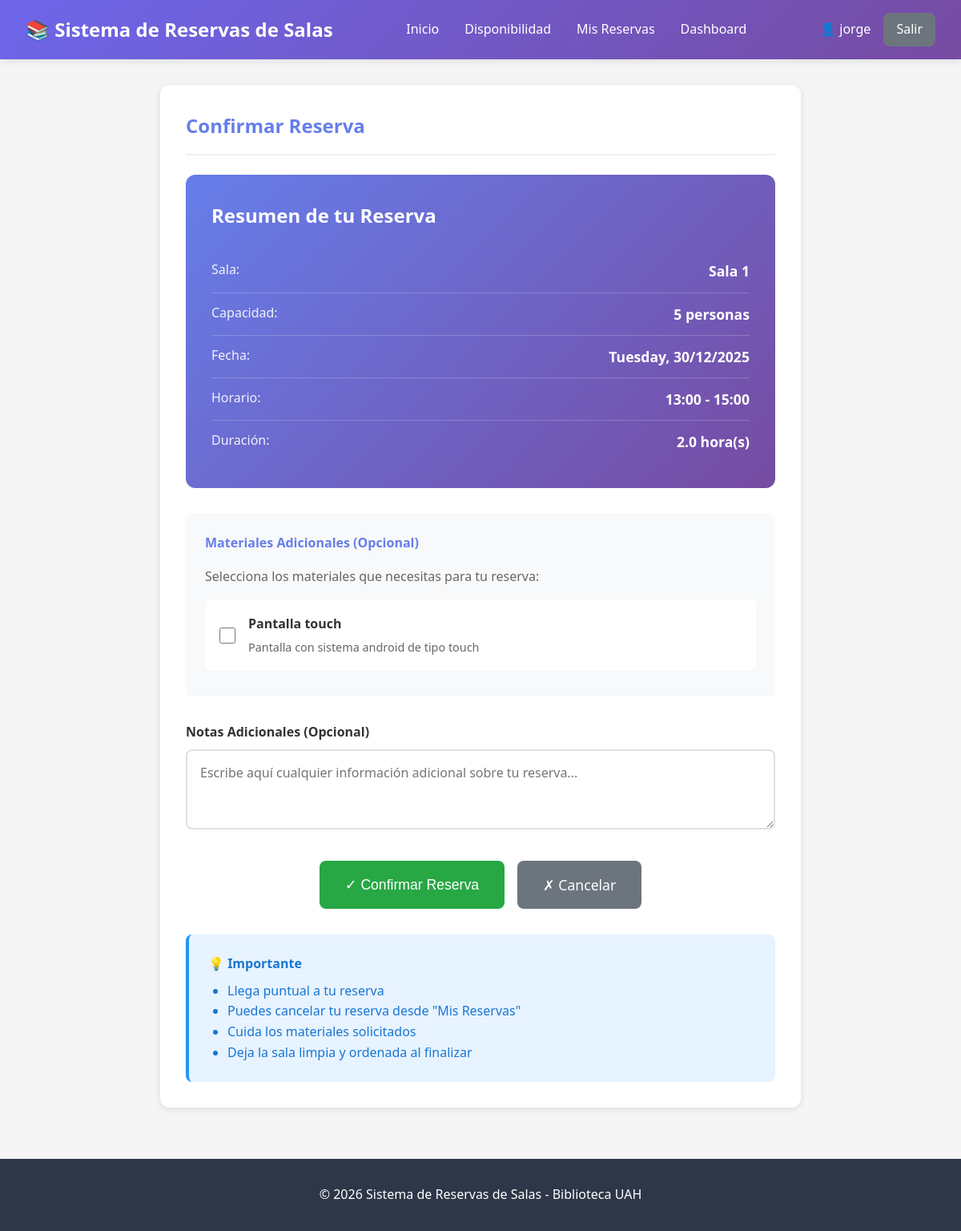
The page /reservas/reservar/1/77/2025-12-30/ (signed in) on the database its author committed.
### reservas/models.py (models this page shows, shortened)
class Room(models.Model):
    name = models.CharField(max_length=100, verbose_name="Nombre de la sala")
    capacity = models.PositiveIntegerField(verbose_name="Capacidad (personas)")
    location = models.CharField(max_length=200, verbose_name="Ubicación")
    available_materials = models.ManyToManyField(
        Material,
        blank=True,
        verbose_name="Materiales disponibles",
        related_name="rooms"
    )
    is_public = models.BooleanField(
        default=True,
        verbose_name="Sala pública",
        help_text="Si está desmarcado, solo el admin puede reservar esta sala"
    )
    is_active = models.BooleanField(default=True, verbose_name="Activa")
    created_at = models.DateTimeField(auto_now_add=True)
    updated_at = models.DateTimeField(auto_now=True)
    class Meta:
        verbose_name = "Sala"
        verbose_name_plural = "Salas"
        ordering = ['name']

class TimeBlock(models.Model):
    DAYS_OF_WEEK = [
        ('monday', 'Lunes'),
        ('tuesday', 'Martes'),
        ('wednesday', 'Miércoles'),
        ('thursday', 'Jueves'),
        ('friday', 'Viernes'),
        ('saturday', 'Sábado'),
        ('sunday', 'Domingo'),
    ]
    name = models.CharField(
        max_length=50,
        verbose_name="Nombre del bloque",
        help_text="Ej: Bloque 1, Bloque Mañana, Sábado Tarde"
    )
    day_of_week = models.CharField(
        max_length=10,
        choices=DAYS_OF_WEEK,
        verbose_name="Día de la semana",
        help_text="Día al que aplica este bloque horario"
    )
    start_time = models.TimeField(verbose_name="Hora inicio")
    end_time = models.TimeField(verbose_name="Hora fin")
    is_active = models.BooleanField(default=True, verbose_name="Activo")
    created_at = models.DateTimeField(auto_now_add=True)
    updated_at = models.DateTimeField(auto_now=True)
    class Meta:
        verbose_name = "Bloque Horario"
        verbose_name_plural = "Bloques Horarios"
        ordering = ['day_of_week', 'start_time']
        unique_together = ['day_of_week', 'start_time', 'end_time']
    def duration_hours(self):
        from datetime import datetime
        start = datetime.combine(datetime.today(), self.start_time)
        end = datetime.combine(datetime.today(), self.end_time)
        duration = end - start
        return duration.total_seconds() / 3600

class Material(models.Model):
    name = models.CharField(max_length=100, verbose_name="Nombre")
    description = models.TextField(blank=True, verbose_name="Descripción")
    is_active = models.BooleanField(default=True, verbose_name="Activo")
    created_at = models.DateTimeField(auto_now_add=True)
    updated_at = models.DateTimeField(auto_now=True)
    class Meta:
        verbose_name = "Material"
        verbose_name_plural = "Materiales"
        ordering = ['name']

### reservas/views.py (the view, shortened to what this page needs)
# urls.py: path('reservar/<int:room_id>/<int:timeblock_id>/<str:date>/', views.reservar, name='reservar'),
@login_required
def reservar(request, room_id, timeblock_id, date):
    sala = get_object_or_404(Room, pk=room_id, is_active=True)
    bloque = get_object_or_404(TimeBlock, pk=timeblock_id, is_active=True)
    try:
        fecha = datetime.strptime(date, '%Y-%m-%d').date()
    except ValueError:
        messages.error(request, 'Fecha inválida')
        return redirect('reservas:disponibilidad')
    reglas = ReservationRules.objects.first()
    if fecha < timezone.now().date():
        messages.error(request, 'No puedes reservar en fechas pasadas')
        return redirect('reservas:disponibilidad')
    max_dias = reglas.max_days_in_advance if reglas else 2
    if fecha > timezone.now().date() + timedelta(days=max_dias):
        messages.error(request, f'No puedes reservar con más de {max_dias} días de anticipación')
        return redirect('reservas:disponibilidad')
    if Reservation.objects.filter(
        room=sala,
        date=fecha,
        time_block=bloque,
        status__in=['pending', 'confirmed']
    ).exists():
        messages.error(request, 'Este horario ya está reservado')
        return redirect('reservas:disponibilidad')
    if RoomUnavailability.objects.filter(
        Q(room=sala, date=fecha, time_block=bloque) |
        Q(room=sala, date=fecha, time_block__isnull=True)
    ).exists():
        messages.error(request, 'Este horario no está disponible')
        return redirect('reservas:disponibilidad')
    max_horas = reglas.max_hours_per_day if reglas else 2
    if hasattr(request.user, 'profile'):
        max_horas = request.user.profile.get_max_hours_per_day()
    reservas_dia = Reservation.objects.filter(
        user=request.user,
        date=fecha,
        status__in=['pending', 'confirmed']
    )
    horas_reservadas = sum([r.time_block.duration_hours() for r in reservas_dia])
    horas_nueva_reserva = bloque.duration_hours()
    context = {
        'sala': sala,
        'bloque': bloque,
        'fecha': fecha,
        'materiales_disponibles': sala.available_materials.filter(is_active=True),
    }
    return render(request, 'reservas/confirmar.html', context)

### reservas/templates/reservas/confirmar.html (shortened to what this page needs)
{% extends 'reservas/base.html' %}
{% block content %}
<div class="confirmation-card">
    <div class="card">
        <div class="card-header">
            <h2> Confirmar Reserva</h2>
        </div>
        <div class="reservation-summary">
            <h3> Resumen de tu Reserva</h3>
            <div class="summary-item">
                <span class="summary-label"> Sala:</span>
                <span class="summary-value">{{ sala.name }}</span>
            </div>
            <div class="summary-item">
                <span class="summary-label"> Capacidad:</span>
                <span class="summary-value">{{ sala.capacity }} personas</span>
            </div>
            <div class="summary-item">
                <span class="summary-label"> Fecha:</span>
                <span class="summary-value">{{ fecha|date:"l, d/m/Y" }}</span>
            </div>
            <div class="summary-item">
                <span class="summary-label"> Horario:</span>
                <span class="summary-value">{{ bloque.start_time|time:"H:i" }} - {{ bloque.end_time|time:"H:i" }}</span>
            </div>
            <div class="summary-item">
                <span class="summary-label"> Duración:</span>
                <span class="summary-value">{{ bloque.duration_hours }} hora(s)</span>
            </div>
        </div>
        <form method="post">
            {% if materiales_disponibles %}
            <div class="materials-section">
                <h4> Materiales Adicionales (Opcional)</h4>
                <p style="color: #666; margin-bottom: 1rem;">Selecciona los materiales que necesitas para tu reserva:</p>
                {% for material in materiales_disponibles %}
                <label class="material-option">
                    <input type="checkbox" name="materiales" value="{{ material.id }}">
                    <div class="material-info">
                        <div class="material-name">{{ material.name }}</div>
                        {% if material.description %}
                        <div class="material-description">{{ material.description }}</div>
                        {% endif %}
                    </div>
                </label>
                {% endfor %}
            </div>
            {% else %}
            <div style="padding: 1rem; background-color: #fff3cd; border-radius: 8px; margin-bottom: 2rem; border-left: 4px solid #ffc107;">
                <p style="color: #856404;">ℹ️ Esta sala no tiene materiales adicionales disponibles</p>
            </div>
            {% endif %}
            <div class="notes-section">
                <label for="notas" style="display: block; margin-bottom: 0.5rem; font-weight: 600; color: #333;">
                     Notas Adicionales (Opcional)
                </label>
                <textarea
                    name="notas"
                    id="notas"
                    placeholder="Escribe aquí cualquier información adicional sobre tu reserva..."
                ></textarea>
            </div>
            <div class="action-buttons">
                <button type="submit" class="btn btn-success" style="padding: 1rem 2rem; font-size: 1.1rem;">
                    ✓ Confirmar Reserva
                </button>
                <a href="{% url 'reservas:disponibilidad' %}?fecha={{ fecha|date:'Y-m-d' }}" class="btn btn-cancel" style="padding: 1rem 2rem; font-size: 1.1rem;">
                    ✗ Cancelar
                </a>
            </div>
        </form>
        <div style="margin-top: 2rem; padding: 1.5rem; background-color: #e7f3ff; border-radius: 8px; border-left: 4px solid #2196F3;">
            <h4 style="color: #1976D2; margin-bottom: 0.5rem;">💡 Importante</h4>
            <ul style="color: #1976D2; margin-left: 1.5rem;">
                <li>Llega puntual a tu reserva</li>
                <li>Puedes cancelar tu reserva desde "Mis Reservas"</li>
                <li>Cuida los materiales solicitados</li>
                <li>Deja la sala limpia y ordenada al finalizar</li>
            </ul>
        </div>
    </div>
</div>
{% endblock %}

### reservas/templates/reservas/base.html (shortened to what this page needs)
{% load static %}
<!DOCTYPE html>
<html lang="es">
<head>
</head>
<body>
    <header>
        <div class="header-container">
            <div class="logo">
                <h1>📚 Sistema de Reservas de Salas</h1>
            </div>
            <nav>
                <ul>
                    <li><a href="{% url 'reservas:index' %}">Inicio</a></li>
                    <li><a href="{% url 'reservas:disponibilidad' %}">Disponibilidad</a></li>
                    {% if user.is_authenticated %}
                    <li><a href="{% url 'reservas:mis_reservas' %}">Mis Reservas</a></li>
                    <li><a href="{% url 'reservas:dashboard' %}"> Dashboard</a></li>
                    {% endif %}
                </ul>
            </nav>
            <div class="user-info">
                {% if user.is_authenticated %}
                    <span>👤 {{ user.get_full_name|default:user.username }}</span>
                    <a href="{% url 'admin:logout' %}" class="btn btn-secondary" style="padding: 0.5rem 1rem;">Salir</a>
                {% else %}
                    <a href="{% url 'admin:login' %}?next={{ request.path }}" class="btn btn-primary" style="padding: 0.5rem 1rem;">Iniciar Sesión</a>
                {% endif %}
            </div>
        </div>
    </header>
    <div class="container">
        {% block content %}{% endblock %}
    </div>
    <footer>
        <p>&copy; 2026 Sistema de Reservas de Salas - Biblioteca UAH</p>
    </footer>
</body>
</html>

### reservas/templates/reservas/base.html (style rules this page uses)
* { margin: 0; padding: 0; box-sizing: border-box; }
body { font-family: 'Segoe UI', Tahoma, Geneva, Verdana, sans-serif; background-color: #f5f5f5; color: #333; line-height: 1.6; }
header { background: linear-gradient(135deg, #6d66eaff 0%, #764ba2 100%); color: white; padding: 1rem 0; box-shadow: 0 2px 10px rgba(0,0,0,0.1); }
.header-container { max-width: 1400px; margin: 0 auto; padding: 0 2rem; display: flex; justify-content: space-between; align-items: center; }
.logo h1 { font-size: 1.5rem; font-weight: 600; }
nav ul { list-style: none; display: flex; gap: 2rem; }
nav a { color: white; text-decoration: none; font-weight: 500; transition: opacity 0.3s; }
.user-info { display: flex; align-items: center; gap: 1rem; }
.container { max-width: 1400px; margin: 2rem auto; padding: 0 2rem; }
.btn { display: inline-block; padding: 0.75rem 1.5rem; border-radius: 8px; text-decoration: none; font-weight: 500; transition: all 0.3s; border: none; cursor: pointer; font-size: 1rem; }
.btn-secondary { background-color: #6c757d; color: white; }
.btn-success { background-color: #28a745; color: white; }
.btn-cancel { background-color: #6c757d; color: white; }
.card { background: white; border-radius: 12px; padding: 2rem; box-shadow: 0 2px 8px rgba(0,0,0,0.1); margin-bottom: 2rem; }
.card-header { border-bottom: 2px solid #f0f0f0; padding-bottom: 1rem; margin-bottom: 1.5rem; }
.card-header h2 { font-size: 1.5rem; color: #667eea; }
footer { background-color: #2d3748; color: white; text-align: center; padding: 2rem 0; margin-top: 4rem; }

### reservas/templates/reservas/confirmar.html (style rules this page uses)
.confirmation-card { max-width: 800px; margin: 0 auto; }
.reservation-summary { background: linear-gradient(135deg, #667eea 0%, #764ba2 100%); color: white; padding: 2rem; border-radius: 12px; margin-bottom: 2rem; }
.reservation-summary h3 { margin-bottom: 1.5rem; font-size: 1.5rem; }
.summary-item { display: flex; justify-content: space-between; padding: 0.75rem 0; border-bottom: 1px solid rgba(255,255,255,0.2); }
.summary-item:last-child { border-bottom: none; }
.summary-label { opacity: 0.9; }
.summary-value { font-weight: bold; font-size: 1.1rem; }
.materials-section { background: #f8f9fa; padding: 1.5rem; border-radius: 8px; margin-bottom: 2rem; }
.materials-section h4 { color: #667eea; margin-bottom: 1rem; }
.material-option { display: flex; align-items: center; padding: 1rem; background: white; border-radius: 8px; margin-bottom: 0.5rem; cursor: pointer; transition: all 0.3s; border: 2px solid transparent; }
.material-option input[type="checkbox"] { width: 20px; height: 20px; margin-right: 1rem; cursor: pointer; }
.material-info { flex: 1; }
.material-name { font-weight: 600; color: #333; margin-bottom: 0.25rem; }
.material-description { font-size: 0.9rem; color: #666; }
.notes-section { margin-bottom: 2rem; }
.notes-section textarea { width: 100%; padding: 1rem; border: 2px solid #e0e0e0; border-radius: 8px; font-family: inherit; font-size: 1rem; resize: vertical; min-height: 100px; transition: border-color 0.3s; }
.action-buttons { display: flex; gap: 1rem; justify-content: center; }

### rows shown on the page
Room: name "Sala 1", capacity "5"
TimeBlock: start_time "13:00", end_time "15:00", duration_hours "2.0"
Material: name "Pantalla touch", description "Pantalla con sistema android de tipo touch"

### other values the page prints
{{ user.get_full_name|default:user.username }} "jorge"
{{ fecha|date:"l, d/m/Y" }} "Tuesday, 30/12/2025"
